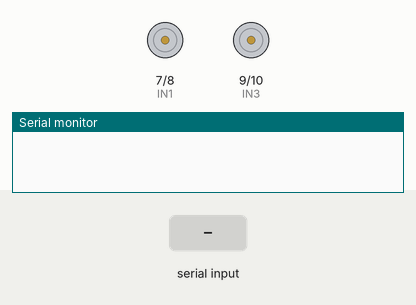
Simulated run of this sketch. Board: Arduino Uno, built with avr-gcc and run on an emulated ATmega328P. On the bench: motor-driver pin pairs drawn as motors (green arrow = first pin HIGH = forward, orange = second pin HIGH = backward, longer = more drive, scaled by the enable pin), the last lines printed to the serial monitor. The inputs (shaded band) are chosen by the test bench.

Above: at 1.2 s.
1.3 s: "w" received over the second serial link
At 2.5 s:
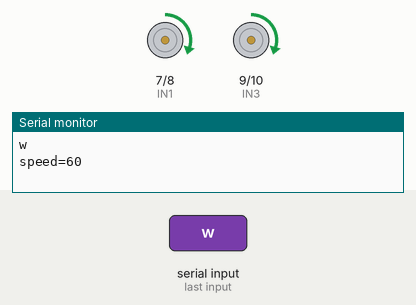
2.8 s: "x" received over the second serial link
At 3.8 s:
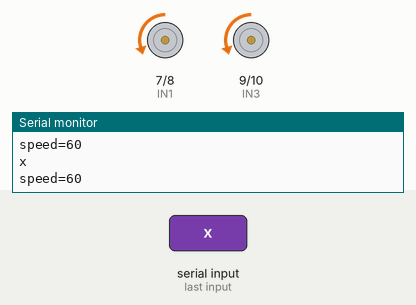
4.3 s: "a" received over the second serial link
At 5.0 s:
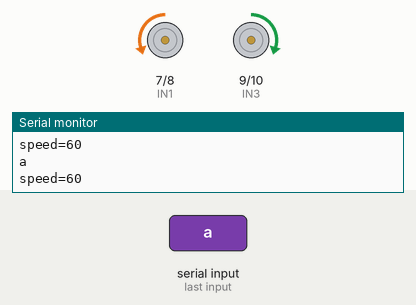
5.8 s: "d" received over the second serial link
At 6.1 s:
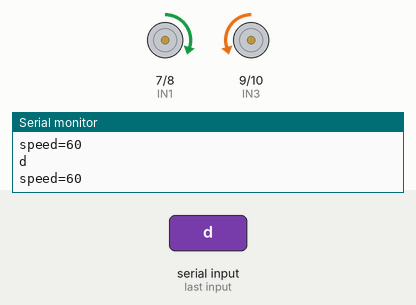
7.3 s: "s" received over the second serial link
At 8.4 s:
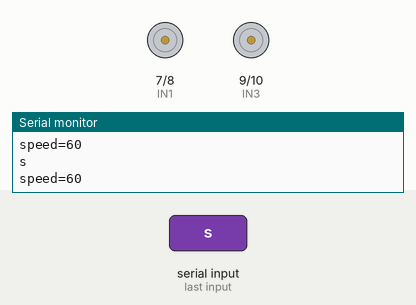
Timing chart, 0 to 9.8 s (numbered marks = the images above; inputs shaded):
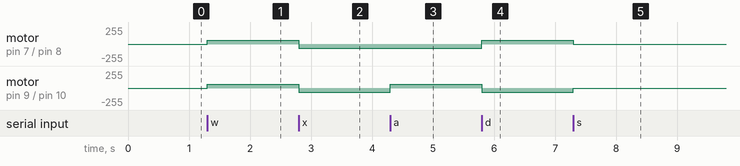

Measured:
- after the input at 1.3 s, motor on pin 7 (IN1) / pin 8 (IN2), motor on pin 9 (IN3) / pin 10 (IN4): stopped → forward 60/255 at once
- after the input at 2.8 s, motor on pin 7 (IN1) / pin 8 (IN2), motor on pin 9 (IN3) / pin 10 (IN4): forward 60/255 → backward 60/255 at once
- after the input at 4.3 s, motor on pin 9 (IN3) / pin 10 (IN4): backward 60/255 → forward 60/255 at once
- after the input at 5.8 s, motor on pin 7 (IN1) / pin 8 (IN2): backward 60/255 → forward 60/255 at once; motor on pin 9 (IN3) / pin 10 (IN4): forward 60/255 → backward 60/255 at once
- after the input at 7.3 s, motor on pin 7 (IN1) / pin 8 (IN2): forward 60/255 → stopped at once; motor on pin 9 (IN3) / pin 10 (IN4): backward 60/255 → stopped at once

The sketch:

BtCarv2.ino
```cpp
//BtCarv2.ino
//藍芽腳位
#include <SoftwareSerial.h>
SoftwareSerial BT(11, 12);
char btcmd; //藍芽指令


//pin腳設定
const byte ENA = 5;
const byte ENB = 6;
const byte IN1 = 7;
const byte IN2 = 8;
const byte IN3 = 9;
const byte IN4 = 10;

//速度設定
int speed;

//動作設定
void forward(){
	analogWrite(ENA, speed);
	digitalWrite(IN1, HIGH);
	digitalWrite(IN2, LOW);
	analogWrite(ENB, speed);
	digitalWrite(IN3, HIGH);
	digitalWrite(IN4, LOW);
}

void left(){
	analogWrite(ENA, speed);
	digitalWrite(IN1, LOW);
	digitalWrite(IN2, HIGH);
	analogWrite(ENB, speed);
	digitalWrite(IN3, HIGH);
	digitalWrite(IN4, LOW);

}

void right(){
	analogWrite(ENA, speed);
	digitalWrite(IN1, HIGH);
	digitalWrite(IN2, LOW);
	analogWrite(ENB, speed);
	digitalWrite(IN3, LOW);
	digitalWrite(IN4, HIGH);

}

void back(){
	analogWrite(ENA, speed);
	digitalWrite(IN1, LOW);
	digitalWrite(IN2, HIGH);
	analogWrite(ENB, speed);
	digitalWrite(IN3, LOW);
	digitalWrite(IN4, HIGH);

}

void stop(){
	digitalWrite(IN1, LOW);
  digitalWrite(IN2, LOW);
  digitalWrite(IN3, LOW);
  digitalWrite(IN4, LOW);
}

//主程式

void setup() {
	pinMode(ENA, OUTPUT);
	pinMode(ENB, OUTPUT);
	pinMode(IN1, OUTPUT);
	pinMode(IN2, OUTPUT);
	pinMode(IN3, OUTPUT);
	pinMode(IN4, OUTPUT);
	Serial.begin(9600);
	BT.begin(9600);
	/*
	Serial.println(ENA);
	Serial.println(ENB);
	Serial.println(IN1);
	Serial.println(IN2);
	Serial.println(IN3);
	Serial.println(IN4);
	*/
	stop(); //起始暫停
  speed=60;
}


void loop() {
	//讀取藍芽字元
	if(BT.available()>0){
		btcmd = BT.read();
    Serial.println(btcmd);
    Serial.print("speed=");
    Serial.println(speed);
	  switch (btcmd) {
		    case 'w':
		      forward();// 前進
		      break;
		    case 'x':
		      back();// 後退
		      break;
		    case 'a':
		      left();// 左轉
		      break;
		    case 'd':
		      right();// 右轉
		      break;
        case 's':
          stop();// 停止
          break;
        case '1':
          speed = speed - 30;// 減速
          if(speed < 60){
            speed = 60;
          }
          break;
        case '2':
          speed = speed + 30;// 加速
          if(speed > 240){
            speed = 240;
          }
          break;
		    default:
		      stop();// 其他狀態也是停止
		      break;
         }
	 }

}
```
